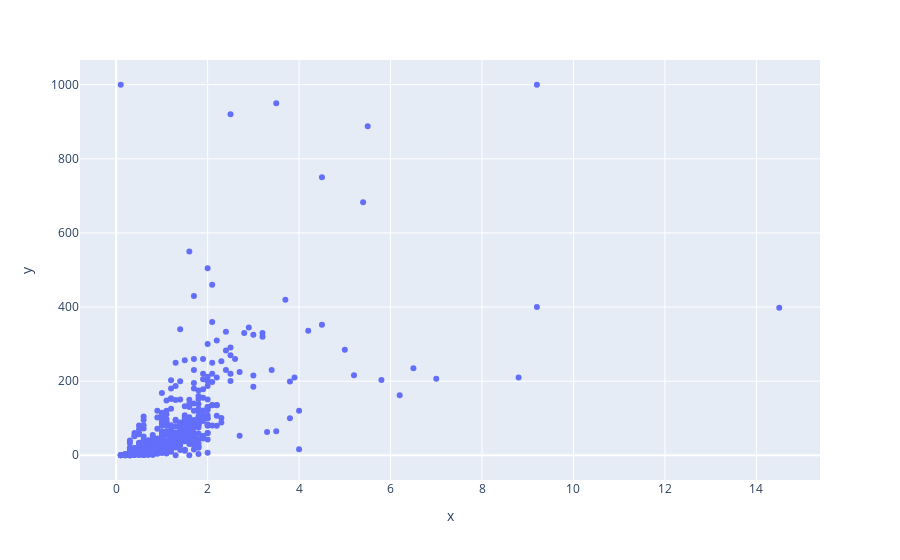

This figure's notebook cell:
### Code cell
px.scatter(
    x = pokemon_data.height_m,
    y = pokemon_data.weight_kg,
    # hue = pokemon_data.height_m,
    # s = 40
)

### Figure 1 — Plotly figure (JSON) as saved in the notebook; plotly's stock layout.template omitted (floating-point values rounded to 4 significant figures; data arrays with more than 128 entries replaced by an {"elided": "..."} marker saying what was removed)
{"data": [{"hovertemplate": "x=%{x}<br>y=%{y}<extra></extra>", "legendgroup": "", "marker": {"color": "#636efa", "symbol": "circle"}, "mode": "markers", "name": "", "orientation": "v", "showlegend": false, "type": "scatter", "x": {"elided": "801 float values"}, "xaxis": "x", "y": {"elided": "801 float values"}, "yaxis": "y"}], "layout": {"legend": {"tracegroupgap": 0}, "margin": {"t": 60}, "xaxis": {"anchor": "y", "domain": [0, 1], "title": {"text": "x"}}, "yaxis": {"anchor": "x", "domain": [0, 1], "title": {"text": "y"}}}}
